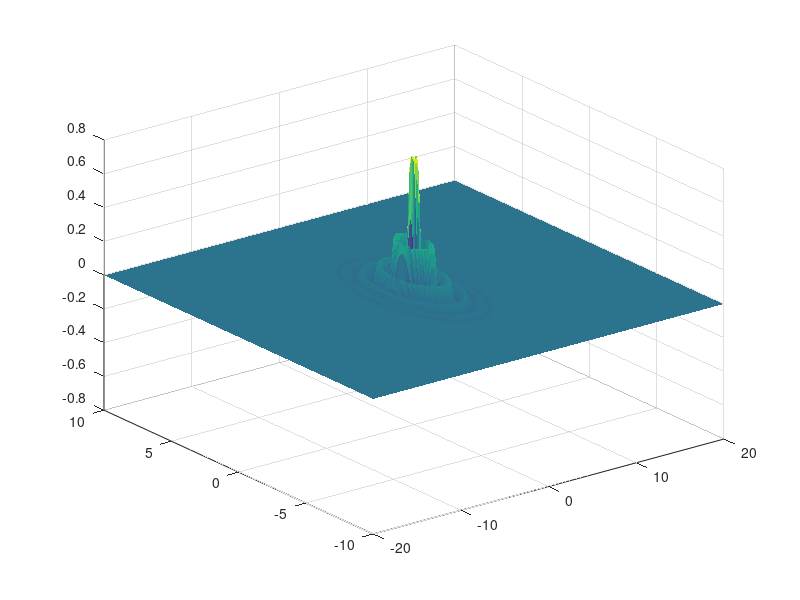

The MATLAB script that drew this image:
clear all;
close all;
clc;
format long;


kk = 256;

dt = .02;                   %time step size

Lx=20;
Ly=10;
rate = 1;  %Exp rate of decay

xa=linspace(-Lx,Lx,kk);
ya=linspace(-Ly,Ly,kk);

[XST, YST]=meshgrid(xa,ya);

ii = 0;

%Polar coordinates with center at xc,yc
xc = 0;
yc = 0;
Xt = XST - xc;
Yt = YST - yc;
R = sqrt(Xt.^2 + Yt.^2);

Z = sin(2*pi*R).*exp(-rate*R);

surf(XST,YST,Z,'EdgeColor','none')
% surf(Z)





